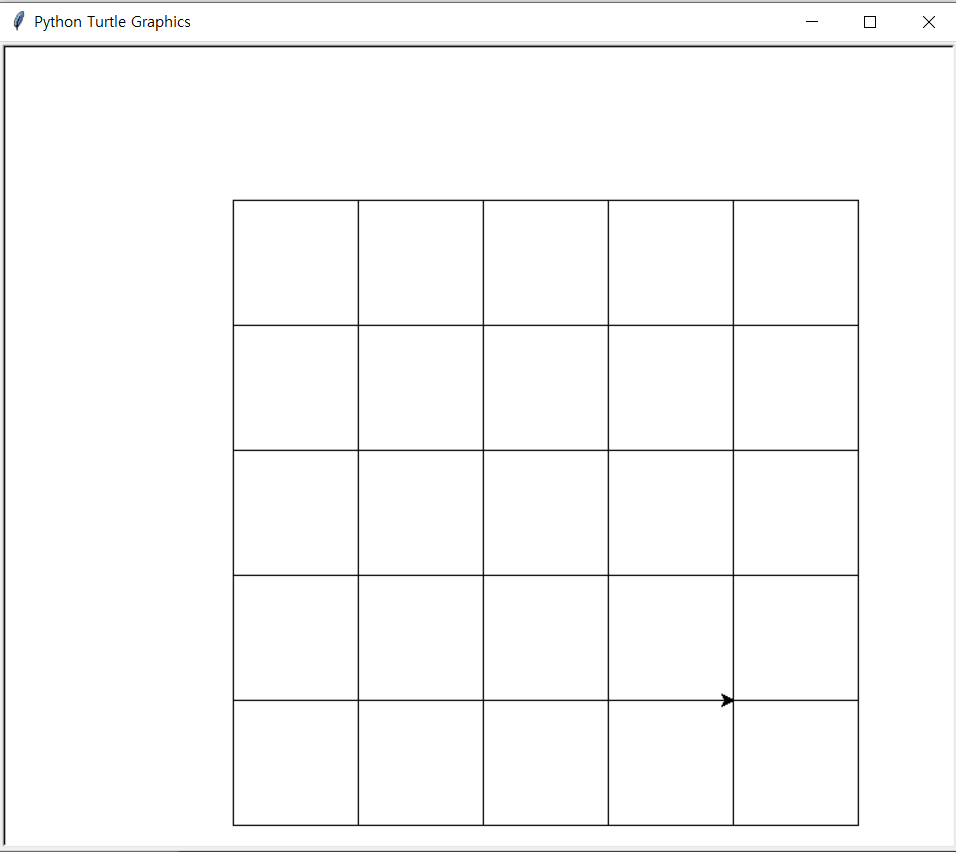

Generate this figure with Python:
import turtle

startXPos = -200
startYPos = 200

width =5
height = 5
distance = 100

i = 0
j = 0

while i < 5 :
    while j < 5 :
        turtle.penup()
        turtle.goto(startXPos + j * 100, startYPos - i* 100)
        turtle.pendown()
        turtle.forward(distance)
        turtle.right(90)
        turtle.forward(distance)
        turtle.right(90)
        turtle.forward(distance)
        turtle.right(90)
        turtle.forward(distance)
        turtle.right(90)
        j += 1
    i += 1
    j = 0
    
    
